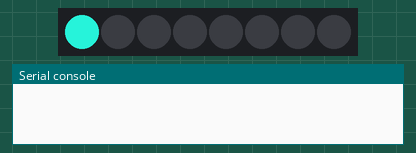
This program was run on a simulated Raspberry Pi Pico running MicroPython. On the bench: 8 RGB LEDs in strip order, left to right, the last lines printed to the serial console. Random numbers come from a fixed seed.

Above: at 0.01 s.
At 4.95 s:
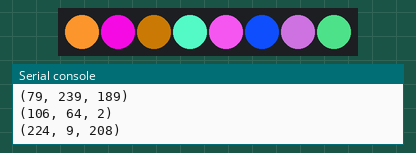
At 9.97 s:
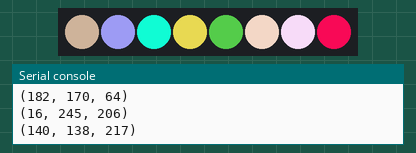
At 19.93 s:
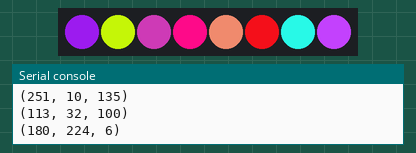
At 29.89 s:
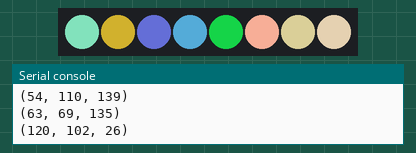
At 39.86 s:
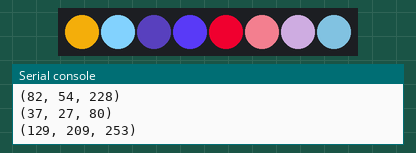
Timing chart, 0 to 40.0 s (numbered marks = the images above):
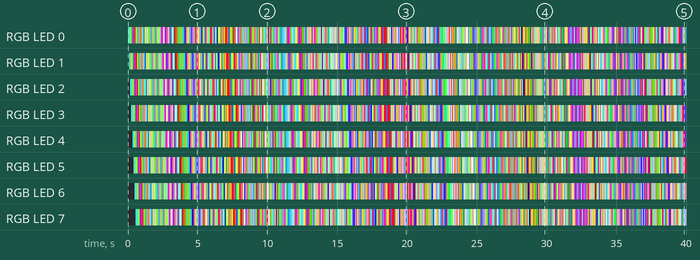

The program:

led_strip.py
```python
import machine  # type: ignore # type: ignore
import neopixel  # type: ignore # type: ignore
import utime  # type: ignore # type: ignore
import urandom  # type: ignore

# Pin0 is the LED strip
ws = neopixel.NeoPixel(machine.Pin(0), 8)


def flowing_light():


    for i in range(7, 0, -1):
        ws[i] = ws[i - 1]
    ws[0] = (
        int(urandom.uniform(0, 255)),
        int(urandom.uniform(0, 255)),
        int(urandom.uniform(0, 255)),
    )
    ws.write()  # LEDの色を更新
    utime.sleep_ms(80)


while True:
    flowing_light()
    print(ws[0])
```
